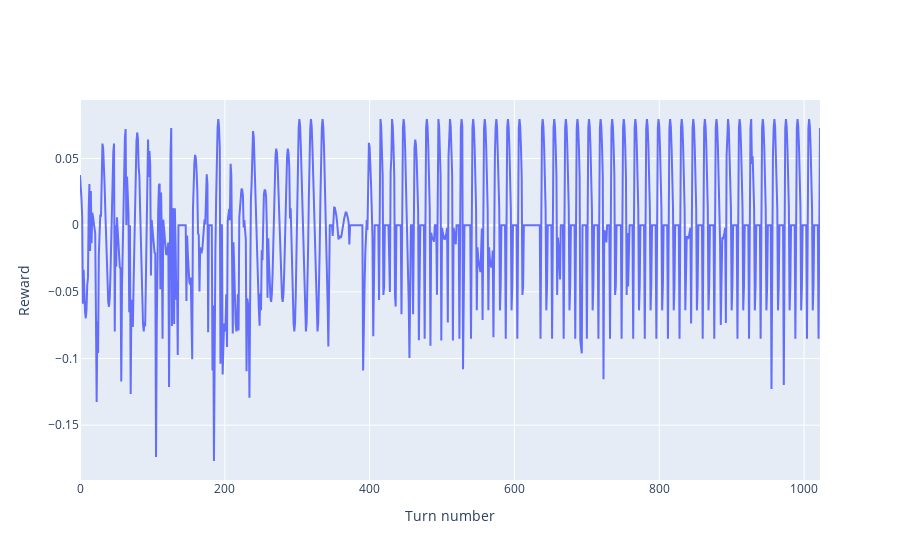

Write notebook code for a chart like this one.
### Code cell
experiment.reward_plot(trader)

### Figure 1 — Plotly figure (JSON) as saved in the notebook; plotly's stock layout.template omitted (floating-point values rounded to 4 significant figures; data arrays with more than 128 entries replaced by an {"elided": "..."} marker saying what was removed)
{"data": [{"type": "scatter", "y": {"elided": "1023 float values"}}], "layout": {"xaxis": {"title": {"text": "Turn number"}}, "yaxis": {"title": {"text": "Reward"}}}}
